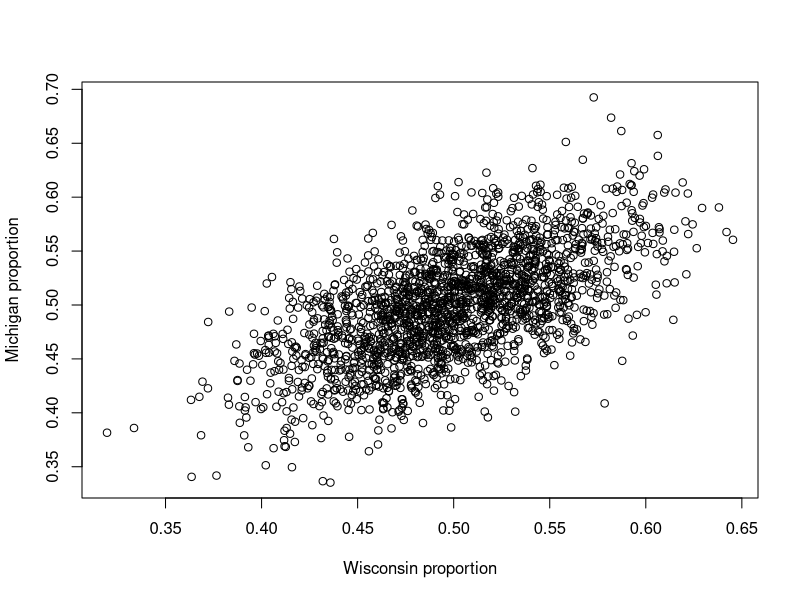

This figure's R source:
## ---- chunk 1
require(ggplot2)
## ---- chunk 2
x <- runif(10000, -1, 1)
y <- x^2

cov(x,y)
## ---- chunk 3
cor(x,y)
## ---- chunk 4
M <- 1e5; # Generate 100K Monte Carlo samples
X1 <- rnorm( n=M, mean=1, sd=sqrt(1) );
X2 <- rnorm( n=M, mean=2, sd=sqrt(2) );

# Compute the (sample) variances of the copies of X1 and X2.
v1 <- var(X1);
v2 <- var(X2);

# v1 should be close to 1=Var X_1, v2 close to 2=Var X_2.
c( v1, v2 )
## ---- chunk 5
# cor( x, y) computes the (sample) covariance between
# the entries of vectors x and y.
# See ?cor for details.
cor( X1, X2 );
## ---- chunk 6
var(X1 + X2)
## ---- chunk 7
mu <- c(.5,.5); # Vector of means; both W_p and M_p are mean 1/2.
CovMx <- matrix( c(.05^2,.04^2,.04^2,.05^2), nrow = 2); # Make a two-by-two symmetric matrix.
CovMx;

## ---- chunk 8
library(MASS); # This library includes a multivariate normal
WpMp = mvrnorm(n=2000, mu=mu, Sigma=CovMx); #mvrnorm is the multivariate version of rnorm.
plot(WpMp, xlab = "Wisconsin proportion", ylab = "Michigan proportion");
## ---- chunk 9
# WpMp is an array with two columns and 500 rows.
# If we call cov on it directly, we get something shaped
# like our covariance matrix.
cov(WpMp )
